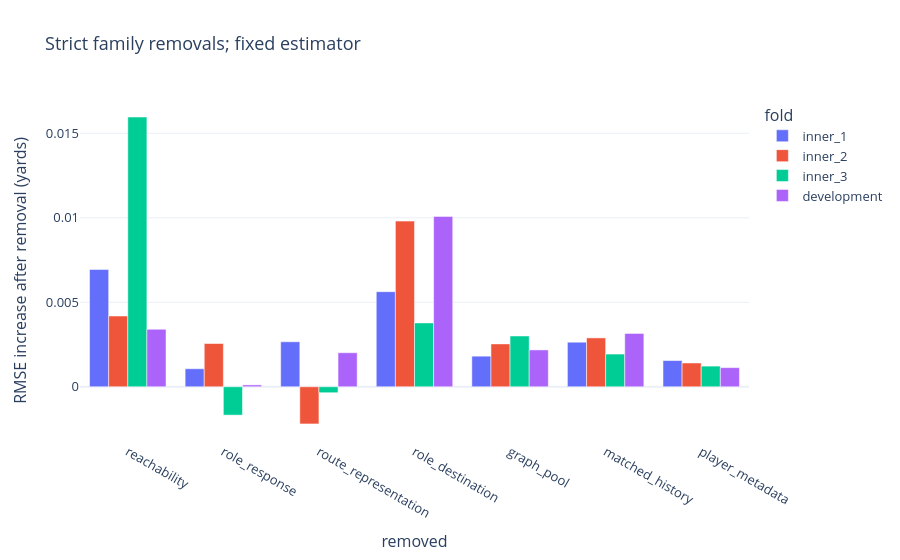

The code cell stored with this chart in its notebook:
### Markdown cell above
## 3 · Which families help, and which disappoint?

Strict removals delete a family from the 250-feature union, refit with identical settings, and add no replacement columns. A positive RMSE change indicates useful conditional information. The positional linear fallback uses another estimator and is reported separately.

Reachability and role-specific destination geometry were consistently useful in the chronological experiments. Route descriptors, role-gated terms, and metadata showed more mixed or small effects. A weak sequential linear correction can still help a nonlinear model; every conclusion must identify its comparator.

### Code cell
if ablation:
    rows = []
    for fold in [*ablation["inner_folds"], ablation]:
        reference = next(
            r["coordinate_rmse_yards"] for r in fold["models"] if r["model"] == "all_engineered"
        )
        for row in fold["models"]:
            if row["model"].startswith("without_"):
                rows.append(
                    {
                        "fold": fold["fold"]["name"],
                        "removed": row["model"].removeprefix("without_"),
                        "rmse_change": row["coordinate_rmse_yards"] - reference,
                    }
                )
    removals = pd.DataFrame(rows)
    display(removals.pivot(index="removed", columns="fold", values="rmse_change").round(5))
    interactive(
        px.bar(
            removals,
            x="removed",
            y="rmse_change",
            color="fold",
            barmode="group",
            title="Strict family removals; fixed estimator",
            labels={"rmse_change": "RMSE increase after removal (yards)"},
        )
    )
    display(
        pd.DataFrame(ablation["models"])[["model", "feature_count", "coordinate_rmse_yards"]].round(
            5
        )
    )

### Figure 1 — Plotly figure (JSON) as saved in the notebook; plotly's stock layout.template omitted (floating-point values rounded to 4 significant figures)
{"data": [{"alignmentgroup": "True", "hovertemplate": "fold=inner_1<br>removed=%{x}<br>RMSE increase after removal (yards)=%{y}<extra></extra>", "legendgroup": "inner_1", "marker": {"color": "#636efa", "pattern": {"shape": ""}}, "name": "inner_1", "offsetgroup": "inner_1", "orientation": "v", "showlegend": true, "textposition": "auto", "type": "bar", "x": ["reachability", "role_response", "route_representation", "role_destination", "graph_pool", "matched_history", "player_metadata"], "xaxis": "x", "y": [0.006943, 0.001066, 0.002663, 0.005628, 0.00181, 0.002637, 0.001551], "yaxis": "y"}, {"alignmentgroup": "True", "hovertemplate": "fold=inner_2<br>removed=%{x}<br>RMSE increase after removal (yards)=%{y}<extra></extra>", "legendgroup": "inner_2", "marker": {"color": "#EF553B", "pattern": {"shape": ""}}, "name": "inner_2", "offsetgroup": "inner_2", "orientation": "v", "showlegend": true, "textposition": "auto", "type": "bar", "x": ["reachability", "role_response", "route_representation", "role_destination", "graph_pool", "matched_history", "player_metadata"], "xaxis": "x", "y": [0.004189, 0.002559, -0.002202, 0.009806, 0.002538, 0.002892, 0.001408], "yaxis": "y"}, {"alignmentgroup": "True", "hovertemplate": "fold=inner_3<br>removed=%{x}<br>RMSE increase after removal (yards)=%{y}<extra></extra>", "legendgroup": "inner_3", "marker": {"color": "#00cc96", "pattern": {"shape": ""}}, "name": "inner_3", "offsetgroup": "inner_3", "orientation": "v", "showlegend": true, "textposition": "auto", "type": "bar", "x": ["reachability", "role_response", "route_representation", "role_destination", "graph_pool", "matched_history", "player_metadata"], "xaxis": "x", "y": [0.01596, -0.001679, -0.0003529, 0.003778, 0.003006, 0.001936, 0.001223], "yaxis": "y"}, {"alignmentgroup": "True", "hovertemplate": "fold=development<br>removed=%{x}<br>RMSE increase after removal (yards)=%{y}<extra></extra>", "legendgroup": "development", "marker": {"color": "#ab63fa", "pattern": {"shape": ""}}, "name": "development", "offsetgroup": "development", "orientation": "v", "showlegend": true, "textposition": "auto", "type": "bar", "x": ["reachability", "role_response", "route_representation", "role_destination", "graph_pool", "matched_history", "player_metadata"], "xaxis": "x", "y": [0.003404, 0.0001098, 0.002014, 0.01008, 0.002181, 0.003158, 0.001132], "yaxis": "y"}], "layout": {"barmode": "group", "font": {"size": 13}, "legend": {"title": {"text": "fold"}, "tracegroupgap": 0}, "title": {"text": "Strict family removals; fixed estimator"}, "xaxis": {"anchor": "y", "domain": [0.0, 1.0], "title": {"text": "removed"}}, "yaxis": {"anchor": "x", "domain": [0.0, 1.0], "title": {"text": "RMSE increase after removal (yards)"}}}}
